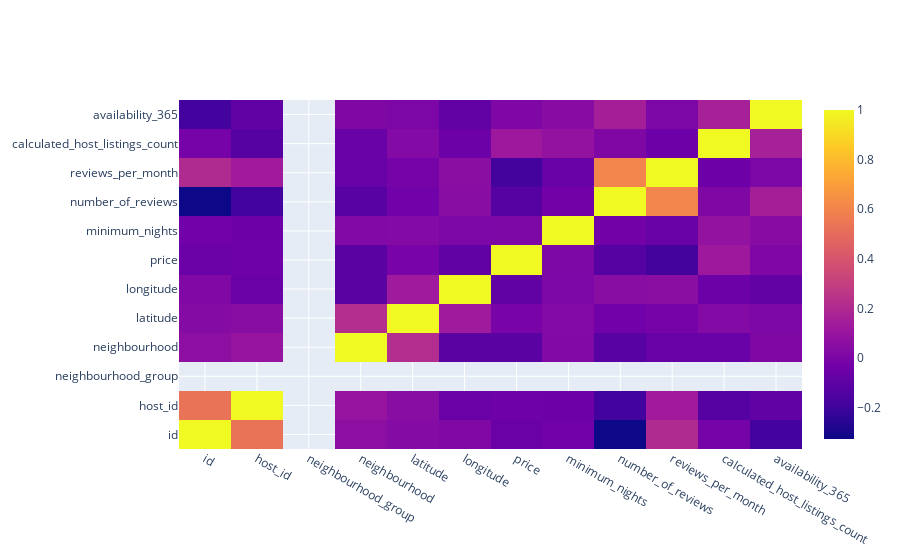

This figure's notebook cell:
### Code cell
# correl = subset_data.corr()
correl = airbnb_data.corr()

trace = go.Heatmap(z=correl.values,
                  x=correl.index.values,
                  y=correl.columns.values)
data=[trace]
plotly.offline.iplot(data, filename='basic-heatmap')

### Figure 1 — Plotly figure (JSON) as saved in the notebook; plotly's stock layout.template omitted (floating-point values rounded to 4 significant figures; data arrays with more than 128 entries replaced by an {"elided": "..."} marker saying what was removed)
{"data": [{"type": "heatmap", "x": ["id", "host_id", "neighbourhood_group", "neighbourhood", "latitude", "longitude", "price", "minimum_nights", "number_of_reviews", "reviews_per_month", "calculated_host_listings_count", "availability_365"], "y": ["id", "host_id", "neighbourhood_group", "neighbourhood", "latitude", "longitude", "price", "minimum_nights", "number_of_reviews", "reviews_per_month", "calculated_host_listings_count", "availability_365"], "z": {"elided": "12x12 float values"}}], "layout": {}}
